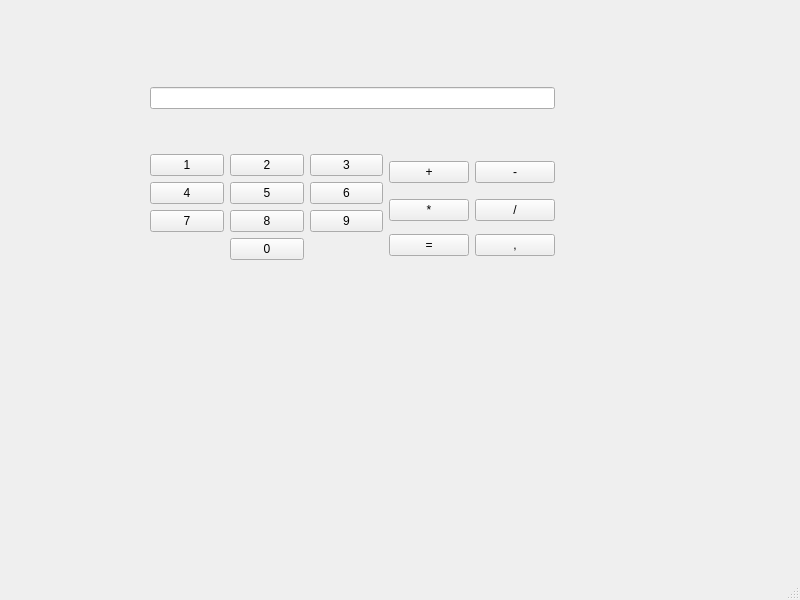
<?xml version="1.0" encoding="UTF-8"?>
<ui version="4.0">
 <class>Calculator</class>
 <widget class="QMainWindow" name="Calculator">
  <property name="geometry">
   <rect>
    <x>0</x>
    <y>0</y>
    <width>800</width>
    <height>600</height>
   </rect>
  </property>
  <property name="windowTitle">
   <string>Calculator</string>
  </property>
  <widget class="QWidget" name="centralwidget">
   <widget class="QWidget" name="layoutWidget">
    <property name="geometry">
     <rect>
      <x>150</x>
      <y>48</y>
      <width>405</width>
      <height>251</height>
     </rect>
    </property>
    <layout class="QGridLayout" name="gridLayout_3">
     <item row="0" column="0">
      <widget class="QLineEdit" name="l_Screen"/>
     </item>
     <item row="1" column="0">
      <layout class="QGridLayout" name="gridLayout_2">
       <item row="0" column="0" rowspan="3">
        <layout class="QGridLayout" name="gridLayout">
         <item row="0" column="1">
          <widget class="QPushButton" name="b_2">
           <property name="text">
            <string>2</string>
           </property>
          </widget>
         </item>
         <item row="0" column="2">
          <widget class="QPushButton" name="b_3">
           <property name="text">
            <string>3</string>
           </property>
          </widget>
         </item>
         <item row="2" column="1">
          <widget class="QPushButton" name="b_8">
           <property name="text">
            <string>8</string>
           </property>
          </widget>
         </item>
         <item row="3" column="1">
          <widget class="QPushButton" name="b_0">
           <property name="text">
            <string>0</string>
           </property>
          </widget>
         </item>
         <item row="1" column="0">
          <widget class="QPushButton" name="b_4">
           <property name="text">
            <string>4</string>
           </property>
          </widget>
         </item>
         <item row="1" column="2">
          <widget class="QPushButton" name="b_6">
           <property name="text">
            <string>6</string>
           </property>
          </widget>
         </item>
         <item row="2" column="0">
          <widget class="QPushButton" name="b_7">
           <property name="text">
            <string>7</string>
           </property>
          </widget>
         </item>
         <item row="0" column="0">
          <widget class="QPushButton" name="b_1">
           <property name="text">
            <string>1</string>
           </property>
          </widget>
         </item>
         <item row="2" column="2">
          <widget class="QPushButton" name="b_9">
           <property name="text">
            <string>9</string>
           </property>
          </widget>
         </item>
         <item row="1" column="1">
          <widget class="QPushButton" name="b_5">
           <property name="text">
            <string>5</string>
           </property>
          </widget>
         </item>
        </layout>
       </item>
       <item row="1" column="1">
        <widget class="QPushButton" name="b_Multiply">
         <property name="text">
          <string>*</string>
         </property>
        </widget>
       </item>
       <item row="2" column="1">
        <widget class="QPushButton" name="b_Result">
         <property name="text">
          <string>=</string>
         </property>
        </widget>
       </item>
       <item row="0" column="1">
        <widget class="QPushButton" name="b_Plus">
         <property name="text">
          <string>+</string>
         </property>
        </widget>
       </item>
       <item row="1" column="3">
        <widget class="QPushButton" name="b_Divide">
         <property name="text">
          <string>/</string>
         </property>
        </widget>
       </item>
       <item row="0" column="3">
        <widget class="QPushButton" name="b_Minus">
         <property name="text">
          <string>-</string>
         </property>
        </widget>
       </item>
       <item row="2" column="3">
        <widget class="QPushButton" name="b_Comma">
         <property name="text">
          <string>,</string>
         </property>
        </widget>
       </item>
      </layout>
     </item>
    </layout>
   </widget>
  </widget>
  <widget class="QMenuBar" name="menubar">
   <property name="geometry">
    <rect>
     <x>0</x>
     <y>0</y>
     <width>800</width>
     <height>22</height>
    </rect>
   </property>
  </widget>
  <widget class="QStatusBar" name="statusbar"/>
 </widget>
 <resources/>
 <connections/>
</ui>
